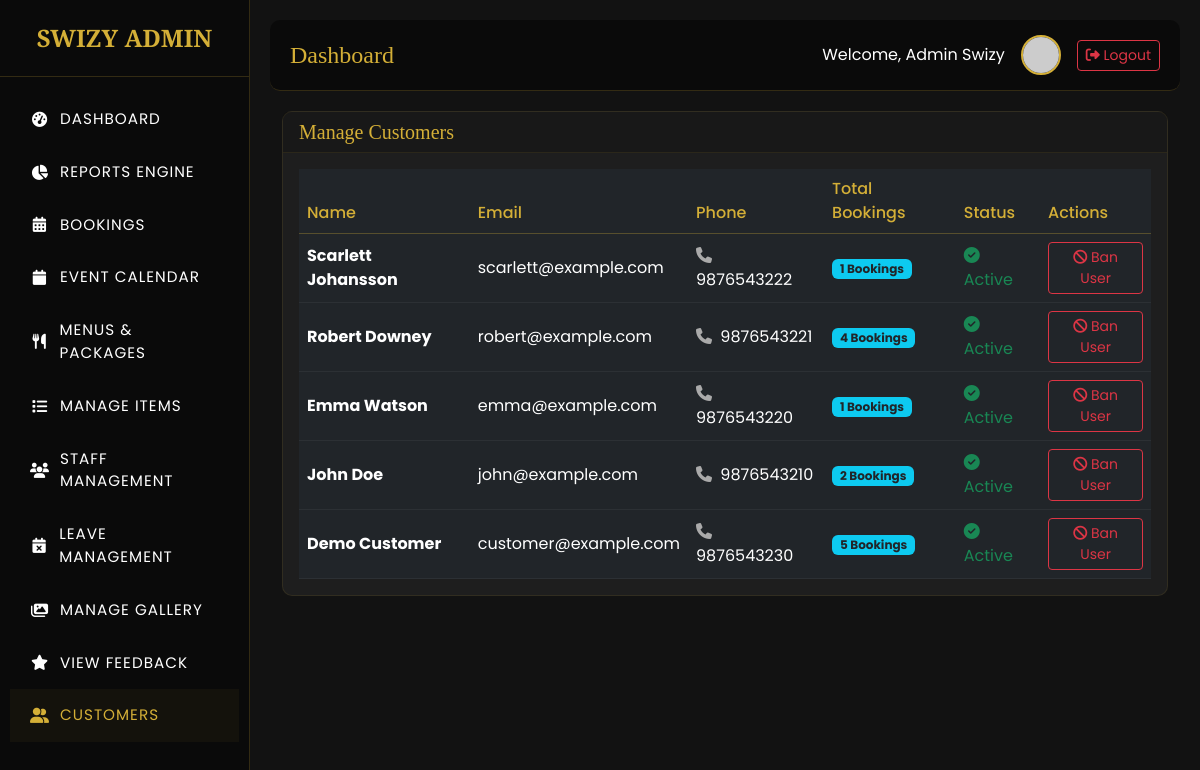
The page /admin/customers.php (signed in) on the database its author committed.
### tables this page shows
CREATE TABLE IF NOT EXISTS `users` (
  `id` int NOT NULL AUTO_INCREMENT,
  `role` enum('admin','customer','chef','server','site_manager') NOT NULL,
  `name` varchar(255) NOT NULL,
  `email` varchar(100) NOT NULL,
  `phone` varchar(20) NOT NULL,
  `password` varchar(255) NOT NULL,
  `profile_image` varchar(255) DEFAULT 'default.png',
  `availability_status` tinyint(1) DEFAULT '1',
  `active_status` tinyint(1) DEFAULT '1',
  `created_at` timestamp NULL DEFAULT CURRENT_TIMESTAMP,
  `updated_at` timestamp NULL DEFAULT CURRENT_TIMESTAMP ON UPDATE CURRENT_TIMESTAMP,
  PRIMARY KEY (`id`),
  UNIQUE KEY `email` (`email`)
);

### classes/DataAccess.class.php (called while the page is built, shortened)
<?php
class DataAccess
{
	private $_con,$_query,$_errors;
	public function __construct()
	{
		if(!$this->_con=mysqli_connect(DB_HOST,DB_USER,DB_PASSWORD,DB_NAME))
		{
			die("connection Error");
		}
		$this->_errors ="";
	}
	public function getData($fields,$table,$condition = "1")
	{
		if(!$this->_checkTable($table))
		{
			$this->_errors.="$table not Present";
			return false;
		}
		$this->_query = "select ";
		if(is_array($fields))
		{
			if($this->_checkFieldsIndexed($fields,$table))
			{
				$this->_query.=implode(",",$fields);
			}
			else
			{
				return false;
			}
		}
		else if(gettype($fields) == "string")
		{
			if($fields == "*")
			{
				$this->_query.="*";
			}
		}
		else
		{
			$this->_errors.=" Invalid scheme type";
			return false;
		}
		$this->_query.=" from $table where $condition";
		$resref=mysqli_query($this->_con,$this->_query);
		$dataArr = array();
		if(mysqli_num_rows($resref))
		{
			while($rows = mysqli_fetch_assoc($resref))
			{
				$dataArr[] = $rows;
			}
		}
		return $dataArr;
	}
	public function count($field,$table,$condition="1")
	{
		if($this->_checkTable($table))
		{
			if($this->_checkFieldsIndexed(array($field),$table))
			{
				$this->_query="select count($field) as count from $table where $condition";
				$resref= mysqli_query($this->_con,$this->_query);
				$row = mysqli_fetch_assoc($resref);
				return $row["count"];
			}
			else
			{
				return false;
			}
		}
		else
		{
			$this->_errors.="<p>$table not present</p>";
			return false;
		}
	}
	private function _checkTable($table)
	{
		$q="show tables";
		$resref = mysqli_query($this->_con,$q);
		if(mysqli_num_rows($resref))
		{
			while($row=mysqli_fetch_array($resref))
			{
				if($row[0]==$table)
				{
					return true;
				}
			}
		}
		return false;
	}
	private function _checkFieldsIndexed($data,$table)
	{
		if($this->_checkTable($table))
		{
			$fieldArr=array();
			$q="describe $table";
			$resref = mysqli_query($this->_con,$q);
			while($row=mysqli_fetch_assoc($resref))
			{
				$fieldArr[] = $row["Field"];
			}
			$flag = true;
			return $flag;
		}
		return 0;
	}
}
?>

### admin/customers.php (the view)
<?php require_once('header.php');
$dao = new DataAccess();
$customers = $dao->getData("*", "users", "role='customer' ORDER BY id DESC");
?>
<div class="container-fluid">
    <div class="card">
        <div class="card-header d-flex justify-content-between align-items-center">
            <h5 class="mb-0">Manage Customers</h5>
        </div>
        <div class="card-body">
            <div class="table-responsive">
                <table class="table table-hover table-dark mb-0 align-middle">
                    <thead>
                        <tr>
                            <th>Name</th>
                            <th>Email</th>
                            <th>Phone</th>
                            <th>Total Bookings</th>
                            <th>Status</th>
                            <th>Actions</th>
                        </tr>
                    </thead>
                    <tbody>
                        <?php if(!empty($customers)): foreach($customers as $c):
                            $booking_count = $dao->count("id", "bookings", "customer_id=".$c['id']);
                        ?>
                        <tr>
                            <td><strong><?= htmlspecialchars($c['name']) ?></strong></td>
                            <td><?= htmlspecialchars($c['email']) ?></td>
                            <td><i class="fa fa-phone me-1 text-muted"></i> <?= htmlspecialchars($c['phone']) ?></td>
                            <td><span class="badge bg-info text-dark"><?= $booking_count ?> Bookings</span></td>
                            <td>
                                <?php if($c['active_status']): ?>
                                    <span class="text-success"><i class="fa fa-check-circle"></i> Active</span>
                                <?php else: ?>
                                    <span class="text-danger"><i class="fa fa-times-circle"></i> Banned</span>
                                <?php endif; ?>
                            </td>
                            <td>
                                <?php if($c['active_status']): ?>
                                    <a href="../status/update_status.php?id=<?= $c['id'] ?>&status=0&type=customer" class="btn btn-sm btn-outline-danger" onclick="return confirm('Ban this customer? They will not be able to login.');"><i class="fa fa-ban"></i> Ban User</a>
                                <?php else: ?>
                                    <a href="../status/update_status.php?id=<?= $c['id'] ?>&status=1&type=customer" class="btn btn-sm btn-outline-success" onclick="return confirm('Reactivate this customer?');"><i class="fa fa-check"></i> Reactivate</a>
                                <?php endif; ?>
                            </td>
                        </tr>
                        <?php endforeach; else: ?>
                        <tr><td colspan="6" class="text-center text-muted py-4">No customers found.</td></tr>
                        <?php endif; ?>
                    </tbody>
                </table>
            </div>
        </div>
    </div>
</div>
<?php require_once('footer.php'); ?>

### assets/css/style.css (style rules this page uses)
:root { --primary-gold: #d4af37; --dark-bg: #0a0a0a; --card-bg: rgba(25, 25, 25, 0.9); --text-light: #ffffff; --text-muted: #aaaaaa; --transition: all 0.4s cubic-bezier(0.25, 0.8, 0.25, 1); }
body { background-color: var(--dark-bg); color: var(--text-light); font-family: 'Poppins', sans-serif; overflow-x: hidden; scroll-behavior: smooth; }
h1, h2, h3, h4, h5, h6, .brand-font { font-family: 'Playfair Display', serif; }
.text-muted { color: var(--text-muted) !important; }

### admin/header.php (style rules this page uses)
:root { --primary-gold: #d4af37; --dark-bg: #121212; --sidebar-bg: #0a0a0a; --card-bg: #1e1e1e; --text-light: #ffffff; --text-muted: #aaaaaa; }
body { background-color: var(--dark-bg); color: var(--text-light); font-family: 'Poppins', sans-serif; overflow-x: hidden; }
.text-muted { color: var(--text-muted) !important; }
.card { background: var(--card-bg); border: 1px solid rgba(212, 175, 55, 0.1); border-radius: 10px; color: var(--text-light); }
.card-header { background: rgba(0,0,0,0.2); border-bottom: 1px solid rgba(212, 175, 55, 0.1); color: var(--primary-gold); }
.table { color: var(--text-light); }
.table th { border-bottom: 1px solid rgba(212, 175, 55, 0.3); color: var(--primary-gold); font-weight: 500; }
.table td { border-bottom: 1px solid rgba(255, 255, 255, 0.05); vertical-align: middle; }

### rows shown on the page
users: name "Scarlett Johansson", email "scarlett@example.com", phone "9876543222", booking_count "1", active_status 1 (drawn)
users: name "Robert Downey", email "robert@example.com", phone "9876543221", booking_count "4", active_status 1 (drawn)
users: name "Emma Watson", email "emma@example.com", phone "9876543220", booking_count "1", active_status 1 (drawn)
users: name "John Doe", email "john@example.com", phone "9876543210", booking_count "2", active_status 1 (drawn)
users: name "Demo Customer", email "customer@example.com", phone "9876543230", booking_count "5", active_status 1 (drawn)

### other values the page prints
$_SESSION['name'] "Admin Swizy"
